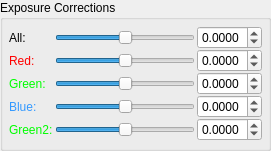
            <widget class="QGroupBox" name="grpExp">
             <property name="geometry">
              <rect>
               <x>10</x>
               <y>140</y>
               <width>271</width>
               <height>151</height>
              </rect>
             </property>
             <property name="title">
              <string>Exposure Corrections</string>
             </property>
             <layout class="QFormLayout" name="formLayout_2">
              <property name="fieldGrowthPolicy">
               <enum>QFormLayout::FieldGrowthPolicy::AllNonFixedFieldsGrow</enum>
              </property>
              <property name="horizontalSpacing">
               <number>2</number>
              </property>
              <property name="verticalSpacing">
               <number>0</number>
              </property>
              <property name="leftMargin">
               <number>6</number>
              </property>
              <property name="topMargin">
               <number>6</number>
              </property>
              <property name="rightMargin">
               <number>6</number>
              </property>
              <property name="bottomMargin">
               <number>6</number>
              </property>
              <item row="0" column="0">
               <widget class="QLabel" name="lblExpAll">
                <property name="toolTip">
                 <string>Global exposure correction applied for
all the channels -5..+5 stops</string>
                </property>
                <property name="text">
                 <string>All:</string>
                </property>
               </widget>
              </item>
              <item row="0" column="1">
               <layout class="QHBoxLayout" name="expAllHorLayout1">
                <property name="spacing">
                 <number>2</number>
                </property>
                <item>
                 <widget class="QSlider" name="expAll">
                  <property name="focusPolicy">
                   <enum>Qt::FocusPolicy::NoFocus</enum>
                  </property>
                  <property name="toolTip">
                   <string>Global exposure correction applied for
all the channels -10..+10 stops</string>
                  </property>
                  <property name="minimum">
                   <number>-100000</number>
                  </property>
                  <property name="maximum">
                   <number>100000</number>
                  </property>
                  <property name="pageStep">
                   <number>100</number>
                  </property>
                  <property name="tracking">
                   <bool>false</bool>
                  </property>
                  <property name="orientation">
                   <enum>Qt::Orientation::Horizontal</enum>
                  </property>
                  <property name="invertedAppearance">
                   <bool>false</bool>
                  </property>
                  <property name="invertedControls">
                   <bool>false</bool>
                  </property>
                  <property name="tickPosition">
                   <enum>QSlider::TickPosition::NoTicks</enum>
                  </property>
                  <property name="tickInterval">
                   <number>6</number>
                  </property>
                 </widget>
                </item>
                <item>
                 <widget class="QDoubleSpinBox" name="expAllSpin">
                  <property name="sizePolicy">
                   <sizepolicy hsizetype="Preferred" vsizetype="Fixed">
                    <horstretch>0</horstretch>
                    <verstretch>0</verstretch>
                   </sizepolicy>
                  </property>
                  <property name="maximumSize">
                   <size>
                    <width>65</width>
                    <height>16777215</height>
                   </size>
                  </property>
                  <property name="focusPolicy">
                   <enum>Qt::FocusPolicy::WheelFocus</enum>
                  </property>
                  <property name="toolTip">
                   <string>Global exposure correction applied for
all the channels -10..+10 stops</string>
                  </property>
                  <property name="frame">
                   <bool>true</bool>
                  </property>
                  <property name="decimals">
                   <number>4</number>
                  </property>
                  <property name="minimum">
                   <double>-10.000000000000000</double>
                  </property>
                  <property name="maximum">
                   <double>10.000000000000000</double>
                  </property>
                  <property name="singleStep">
                   <double>0.010000000000000</double>
                  </property>
                 </widget>
                </item>
               </layout>
              </item>
              <item row="1" column="0">
               <widget class="QLabel" name="lblExpRed">
                <property name="palette">
                 <palette>
                  <active>
                   <colorrole role="WindowText">
                    <brush brushstyle="SolidPattern">
                     <color alpha="255">
                      <red>255</red>
                      <green>0</green>
                      <blue>0</blue>
                     </color>
                    </brush>
                   </colorrole>
                  </active>
                  <inactive>
                   <colorrole role="WindowText">
                    <brush brushstyle="SolidPattern">
                     <color alpha="255">
                      <red>255</red>
                      <green>0</green>
                      <blue>0</blue>
                     </color>
                    </brush>
                   </colorrole>
                  </inactive>
                  <disabled>
                   <colorrole role="WindowText">
                    <brush brushstyle="SolidPattern">
                     <color alpha="255">
                      <red>120</red>
                      <green>120</green>
                      <blue>120</blue>
                     </color>
                    </brush>
                   </colorrole>
                  </disabled>
                 </palette>
                </property>
                <property name="toolTip">
                 <string>Exposure correction for the
red channel -5..+5 stops</string>
                </property>
                <property name="text">
                 <string>Red:</string>
                </property>
               </widget>
              </item>
              <item row="1" column="1">
               <layout class="QHBoxLayout" name="expRedHorLayout1">
                <property name="spacing">
                 <number>2</number>
                </property>
                <item>
                 <widget class="QSlider" name="expRed">
                  <property name="focusPolicy">
                   <enum>Qt::FocusPolicy::NoFocus</enum>
                  </property>
                  <property name="toolTip">
                   <string>Exposure correction for the
red channel -10..+10 stops</string>
                  </property>
                  <property name="minimum">
                   <number>-100000</number>
                  </property>
                  <property name="maximum">
                   <number>100000</number>
                  </property>
                  <property name="pageStep">
                   <number>100</number>
                  </property>
                  <property name="tracking">
                   <bool>false</bool>
                  </property>
                  <property name="orientation">
                   <enum>Qt::Orientation::Horizontal</enum>
                  </property>
                  <property name="invertedAppearance">
                   <bool>false</bool>
                  </property>
                  <property name="invertedControls">
                   <bool>false</bool>
                  </property>
                  <property name="tickPosition">
                   <enum>QSlider::TickPosition::NoTicks</enum>
                  </property>
                  <property name="tickInterval">
                   <number>6</number>
                  </property>
                 </widget>
                </item>
                <item>
                 <widget class="QDoubleSpinBox" name="expRedSpin">
                  <property name="sizePolicy">
                   <sizepolicy hsizetype="Preferred" vsizetype="Fixed">
                    <horstretch>0</horstretch>
                    <verstretch>0</verstretch>
                   </sizepolicy>
                  </property>
                  <property name="maximumSize">
                   <size>
                    <width>65</width>
                    <height>16777215</height>
                   </size>
                  </property>
                  <property name="focusPolicy">
                   <enum>Qt::FocusPolicy::WheelFocus</enum>
                  </property>
                  <property name="toolTip">
                   <string>Exposure correction for the
red channel -10..+10 stops</string>
                  </property>
                  <property name="frame">
                   <bool>true</bool>
                  </property>
                  <property name="decimals">
                   <number>4</number>
                  </property>
                  <property name="minimum">
                   <double>-10.000000000000000</double>
                  </property>
                  <property name="maximum">
                   <double>10.000000000000000</double>
                  </property>
                  <property name="singleStep">
                   <double>0.050000000000000</double>
                  </property>
                 </widget>
                </item>
               </layout>
              </item>
              <item row="2" column="0">
               <widget class="QLabel" name="lblExpGreen">
                <property name="palette">
                 <palette>
                  <active>
                   <colorrole role="WindowText">
                    <brush brushstyle="SolidPattern">
                     <color alpha="255">
                      <red>0</red>
                      <green>255</green>
                      <blue>0</blue>
                     </color>
                    </brush>
                   </colorrole>
                  </active>
                  <inactive>
                   <colorrole role="WindowText">
                    <brush brushstyle="SolidPattern">
                     <color alpha="255">
                      <red>0</red>
                      <green>255</green>
                      <blue>0</blue>
                     </color>
                    </brush>
                   </colorrole>
                  </inactive>
                  <disabled>
                   <colorrole role="WindowText">
                    <brush brushstyle="SolidPattern">
                     <color alpha="255">
                      <red>120</red>
                      <green>120</green>
                      <blue>120</blue>
                     </color>
                    </brush>
                   </colorrole>
                  </disabled>
                 </palette>
                </property>
                <property name="toolTip">
                 <string>Exposure correction for the
green channel -5..+5 stops</string>
                </property>
                <property name="text">
                 <string>Green:</string>
                </property>
               </widget>
              </item>
              <item row="2" column="1">
               <layout class="QHBoxLayout" name="expGreenHorLayout1">
                <property name="spacing">
                 <number>2</number>
                </property>
                <item>
                 <widget class="QSlider" name="expGreen">
                  <property name="focusPolicy">
                   <enum>Qt::FocusPolicy::NoFocus</enum>
                  </property>
                  <property name="toolTip">
                   <string>Exposure correction for the
green channel -10..+10 stops</string>
                  </property>
                  <property name="minimum">
                   <number>-100000</number>
                  </property>
                  <property name="maximum">
                   <number>100000</number>
                  </property>
                  <property name="pageStep">
                   <number>100</number>
                  </property>
                  <property name="tracking">
                   <bool>false</bool>
                  </property>
                  <property name="orientation">
                   <enum>Qt::Orientation::Horizontal</enum>
                  </property>
                  <property name="invertedControls">
                   <bool>false</bool>
                  </property>
                  <property name="tickPosition">
                   <enum>QSlider::TickPosition::NoTicks</enum>
                  </property>
                  <property name="tickInterval">
                   <number>6</number>
                  </property>
                 </widget>
                </item>
                <item>
                 <widget class="QDoubleSpinBox" name="expGreenSpin">
                  <property name="sizePolicy">
                   <sizepolicy hsizetype="Preferred" vsizetype="Fixed">
                    <horstretch>0</horstretch>
                    <verstretch>0</verstretch>
                   </sizepolicy>
                  </property>
                  <property name="maximumSize">
                   <size>
                    <width>65</width>
                    <height>16777215</height>
                   </size>
                  </property>
                  <property name="focusPolicy">
                   <enum>Qt::FocusPolicy::WheelFocus</enum>
                  </property>
                  <property name="toolTip">
                   <string>Exposure correction for the
green channel -10..+10 stops</string>
                  </property>
                  <property name="frame">
                   <bool>true</bool>
                  </property>
                  <property name="decimals">
                   <number>4</number>
                  </property>
                  <property name="minimum">
                   <double>-10.000000000000000</double>
                  </property>
                  <property name="maximum">
                   <double>10.000000000000000</double>
                  </property>
                  <property name="singleStep">
                   <double>0.050000000000000</double>
                  </property>
                 </widget>
                </item>
               </layout>
              </item>
              <item row="3" column="0">
               <widget class="QLabel" name="lblExpBlue">
                <property name="palette">
                 <palette>
                  <active>
                   <colorrole role="WindowText">
                    <brush brushstyle="SolidPattern">
                     <color alpha="255">
                      <red>51</red>
                      <green>153</green>
                      <blue>255</blue>
                     </color>
                    </brush>
                   </colorrole>
                  </active>
                  <inactive>
                   <colorrole role="WindowText">
                    <brush brushstyle="SolidPattern">
                     <color alpha="255">
                      <red>51</red>
                      <green>153</green>
                      <blue>255</blue>
                     </color>
                    </brush>
                   </colorrole>
                  </inactive>
                  <disabled>
                   <colorrole role="WindowText">
                    <brush brushstyle="SolidPattern">
                     <color alpha="255">
                      <red>120</red>
                      <green>120</green>
                      <blue>120</blue>
                     </color>
                    </brush>
                   </colorrole>
                  </disabled>
                 </palette>
                </property>
                <property name="toolTip">
                 <string>Exposure correction for the
blue channel -5..+5 stops</string>
                </property>
                <property name="text">
                 <string>Blue:</string>
                </property>
               </widget>
              </item>
              <item row="3" column="1">
               <layout class="QHBoxLayout" name="expBlueHorLayout1">
                <property name="spacing">
                 <number>2</number>
                </property>
                <item>
                 <widget class="QSlider" name="expBlue">
                  <property name="focusPolicy">
                   <enum>Qt::FocusPolicy::NoFocus</enum>
                  </property>
                  <property name="toolTip">
                   <string>Exposure correction for the
blue channel -10..+10 stops</string>
                  </property>
                  <property name="minimum">
                   <number>-100000</number>
                  </property>
                  <property name="maximum">
                   <number>100000</number>
                  </property>
                  <property name="pageStep">
                   <number>100</number>
                  </property>
                  <property name="tracking">
                   <bool>false</bool>
                  </property>
                  <property name="orientation">
                   <enum>Qt::Orientation::Horizontal</enum>
                  </property>
                  <property name="invertedControls">
                   <bool>false</bool>
                  </property>
                  <property name="tickPosition">
                   <enum>QSlider::TickPosition::NoTicks</enum>
                  </property>
                  <property name="tickInterval">
                   <number>6</number>
                  </property>
                 </widget>
                </item>
                <item>
                 <widget class="QDoubleSpinBox" name="expBlueSpin">
                  <property name="sizePolicy">
                   <sizepolicy hsizetype="Preferred" vsizetype="Fixed">
                    <horstretch>0</horstretch>
                    <verstretch>0</verstretch>
                   </sizepolicy>
                  </property>
                  <property name="maximumSize">
                   <size>
                    <width>65</width>
                    <height>16777215</height>
                   </size>
                  </property>
                  <property name="focusPolicy">
                   <enum>Qt::FocusPolicy::WheelFocus</enum>
                  </property>
                  <property name="toolTip">
                   <string>Exposure correction for the
blue channel -10..+10 stops</string>
                  </property>
                  <property name="frame">
                   <bool>true</bool>
                  </property>
                  <property name="decimals">
                   <number>4</number>
                  </property>
                  <property name="minimum">
                   <double>-10.000000000000000</double>
                  </property>
                  <property name="maximum">
                   <double>10.000000000000000</double>
                  </property>
                  <property name="singleStep">
                   <double>0.050000000000000</double>
                  </property>
                 </widget>
                </item>
               </layout>
              </item>
              <item row="4" column="0">
               <widget class="QLabel" name="lblExpGreen2">
                <property name="palette">
                 <palette>
                  <active>
                   <colorrole role="WindowText">
                    <brush brushstyle="SolidPattern">
                     <color alpha="255">
                      <red>0</red>
                      <green>255</green>
                      <blue>0</blue>
                     </color>
                    </brush>
                   </colorrole>
                  </active>
                  <inactive>
                   <colorrole role="WindowText">
                    <brush brushstyle="SolidPattern">
                     <color alpha="255">
                      <red>0</red>
                      <green>255</green>
                      <blue>0</blue>
                     </color>
                    </brush>
                   </colorrole>
                  </inactive>
                  <disabled>
                   <colorrole role="WindowText">
                    <brush brushstyle="SolidPattern">
                     <color alpha="255">
                      <red>120</red>
                      <green>120</green>
                      <blue>120</blue>
                     </color>
                    </brush>
                   </colorrole>
                  </disabled>
                 </palette>
                </property>
                <property name="toolTip">
                 <string>Exposure correction for the
green2 channel -5..+5 stops</string>
                </property>
                <property name="text">
                 <string>Green2:</string>
                </property>
               </widget>
              </item>
              <item row="4" column="1">
               <layout class="QHBoxLayout" name="expGreen2HorLayout1">
                <property name="spacing">
                 <number>2</number>
                </property>
                <item>
                 <widget class="QSlider" name="expGreen2">
                  <property name="focusPolicy">
                   <enum>Qt::FocusPolicy::NoFocus</enum>
                  </property>
                  <property name="toolTip">
                   <string>Exposure correction for the
green2 channel -10..+10 stops</string>
                  </property>
                  <property name="minimum">
                   <number>-100000</number>
                  </property>
                  <property name="maximum">
                   <number>100000</number>
                  </property>
                  <property name="pageStep">
                   <number>100</number>
                  </property>
                  <property name="tracking">
                   <bool>false</bool>
                  </property>
                  <property name="orientation">
                   <enum>Qt::Orientation::Horizontal</enum>
                  </property>
                  <property name="invertedAppearance">
                   <bool>false</bool>
                  </property>
                  <property name="invertedControls">
                   <bool>false</bool>
                  </property>
                  <property name="tickPosition">
                   <enum>QSlider::TickPosition::NoTicks</enum>
                  </property>
                  <property name="tickInterval">
                   <number>6</number>
                  </property>
                 </widget>
                </item>
                <item>
                 <widget class="QDoubleSpinBox" name="expGreen2Spin">
                  <property name="sizePolicy">
                   <sizepolicy hsizetype="Preferred" vsizetype="Fixed">
                    <horstretch>0</horstretch>
                    <verstretch>0</verstretch>
                   </sizepolicy>
                  </property>
                  <property name="maximumSize">
                   <size>
                    <width>65</width>
                    <height>16777215</height>
                   </size>
                  </property>
                  <property name="focusPolicy">
                   <enum>Qt::FocusPolicy::WheelFocus</enum>
                  </property>
                  <property name="toolTip">
                   <string>Exposure correction for the
green2 channel -10..+10 stops</string>
                  </property>
                  <property name="frame">
                   <bool>true</bool>
                  </property>
                  <property name="decimals">
                   <number>4</number>
                  </property>
                  <property name="minimum">
                   <double>-10.000000000000000</double>
                  </property>
                  <property name="maximum">
                   <double>10.000000000000000</double>
                  </property>
                  <property name="singleStep">
                   <double>0.050000000000000</double>
                  </property>
                 </widget>
                </item>
               </layout>
              </item>
             </layout>
            </widget>
